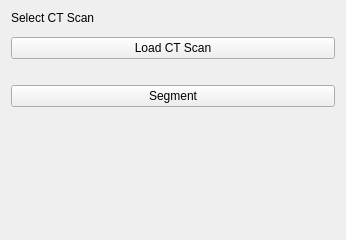
<?xml version="1.0" encoding="UTF-8"?>
<ui version="4.0">
 <class>AutoSeg</class>
 <widget class="qMRMLWidget" name="AutoSeg">
  <property name="geometry">
   <rect>
    <x>0</x>
    <y>0</y>
    <width>346</width>
    <height>240</height>
   </rect>
  </property>
  <layout class="QVBoxLayout" name="verticalLayout">
   <item>
    <widget class="QLabel" name="label">
     <property name="text">
      <string>Select CT Scan</string>
     </property>
    </widget>
   </item>
   <item>
    <widget class="ctkPathLineEdit" name="dataPath">
     <property name="currentPath">
      <string/>
     </property>
    </widget>
   </item>
   <item>
    <widget class="QPushButton" name="loadButton">
     <property name="cursor">
      <cursorShape>PointingHandCursor</cursorShape>
     </property>
     <property name="text">
      <string>Load CT Scan</string>
     </property>
    </widget>
   </item>
   <item>
    <widget class="QLabel" name="label_2">
     <property name="text">
      <string/>
     </property>
    </widget>
   </item>
   <item>
    <widget class="QPushButton" name="segmentButton">
     <property name="text">
      <string>Segment</string>
     </property>
    </widget>
   </item>
   <item>
    <spacer name="verticalSpacer">
     <property name="orientation">
      <enum>Qt::Vertical</enum>
     </property>
     <property name="sizeHint" stdset="0">
      <size>
       <width>20</width>
       <height>40</height>
      </size>
     </property>
    </spacer>
   </item>
  </layout>
 </widget>
 <customwidgets>
  <customwidget>
   <class>ctkPathLineEdit</class>
   <extends>QWidget</extends>
   <header>ctkPathLineEdit.h</header>
  </customwidget>
  <customwidget>
   <class>qMRMLWidget</class>
   <extends>QWidget</extends>
   <header>qMRMLWidget.h</header>
   <container>1</container>
  </customwidget>
 </customwidgets>
 <resources/>
 <connections/>
</ui>
